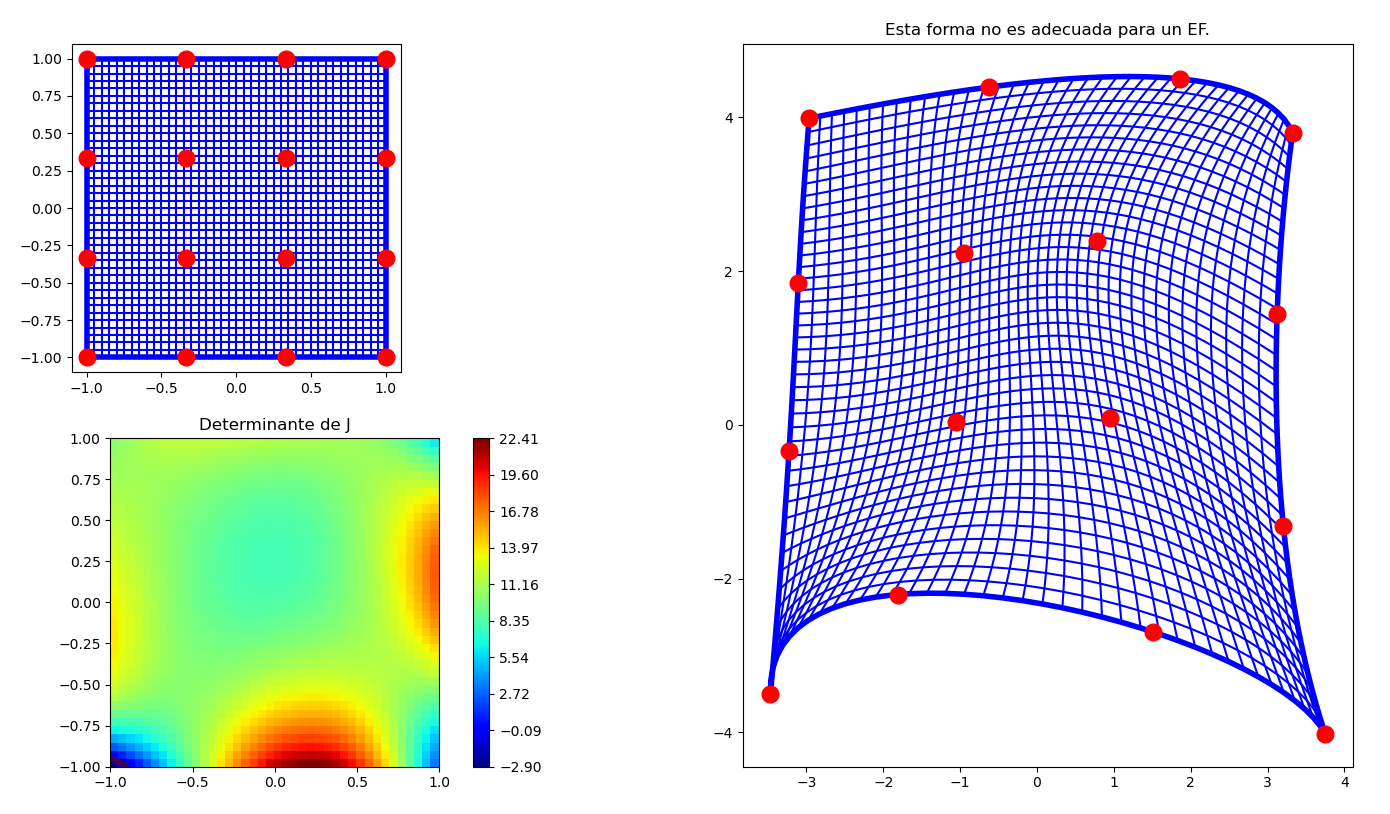

Recreate this plot in Python.
# -*- coding: utf-8 -*-

# Recuerde escribir primero en la consola %matplotlib qt5

import numpy as np
import matplotlib.pyplot as plt
import warnings

# %% Se crea un espacio para hacer clic y definir los nodos del EF
plt.figure()
plt.title('Haciendo clic con el ratón, defina los 16 nodos del EF')
plt.axis([-5, 5, -5, 5])
xnod, ynod = np.array(plt.ginput(16)).T
plt.close()

# %% Espacio normalizado
fig = plt.figure()
gs = fig.add_gridspec(ncols=2, nrows=2)

# se "discretiza" el espacio cada 0.05
xi, eta = np.mgrid[-1:1:41j, -1:1:41j]
n = len(xi)

# se grafica el EF en el espacio normalizado
ax1 = fig.add_subplot(gs[0,0])
for i in range(n):
    h1 = ax1.plot(xi[:, i], eta[:, i], 'b')
    h2 = ax1.plot(xi[i, :], eta[i, :], 'b')
    if i == 0 or i == (n-1):
        plt.setp(h1, linewidth=4)
        plt.setp(h2, linewidth=4)

# se grafican los nodos en el espacio normalizado
xinod =  [-1, -1/3, 1/3,  1,    1,   1, 1, 1/3, -1/3, -1,  -1,   -1, -1/3,  1/3, 1/3, -1/3]
etanod = [-1,   -1,  -1, -1, -1/3, 1/3, 1,   1,    1,  1, 1/3, -1/3, -1/3, -1/3, 1/3,  1/3]
ax1.plot(xinod, etanod, 'ro', markersize=12, linewidth=4)
ax1.axis([-1.1, 1.1, -1.1, 1.1])
ax1.set_aspect('equal', 'box')

# %% Funciones de forma del elemento lagrangiano plano de 16 nodos (cuadrático)
#
# Numeración local:
#        ^ eta
#        |
#        |
# 10---9---8---7
#  |   |   |   |
# 11--16--15---6
#  |   |   |   |----> xi
# 12--13--14---5
#  |   |   |   |
#  1---2---3---4

Ni1 = (1/16)*(xi - 1)*(1 - 9*xi**2)
Ni2 = (9/16)*(1 - xi**2)*(1 - 3*xi)
Ni3 = (9/16)*(1 - xi**2)*(1 + 3*xi)
Ni4 = (1/16)*(xi + 1)*(9*xi**2 - 1)

Nj1 = (1/16)*(eta - 1)*(1 - 9*eta**2)
Nj2 = (9/16)*(1 - eta**2)*(1 - 3*eta)
Nj3 = (9/16)*(1 - eta**2)*(1 + 3*eta)
Nj4 = (1/16)*(eta + 1)*(9*eta**2 - 1)

N = np.zeros((16, n, n))
N[ 9] = Ni1*Nj4;      N[ 8]=Ni2*Nj4;      N[ 7] = Ni3*Nj4;      N[6] = Ni4*Nj4
N[10] = Ni1*Nj3;      N[15]=Ni2*Nj3;      N[14] = Ni3*Nj3;      N[5] = Ni4*Nj3
N[11] = Ni1*Nj2;      N[12]=Ni2*Nj2;      N[13] = Ni3*Nj2;      N[4] = Ni4*Nj2
N[ 0] = Ni1*Nj1;      N[ 1]=Ni2*Nj1;      N[ 2] = Ni3*Nj1;      N[3] = Ni4*Nj1

x = np.sum(N*xnod[:,np.newaxis,np.newaxis], axis=0) # broadcasting en acción
y = np.sum(N*ynod[:,np.newaxis,np.newaxis], axis=0)

ax3 = fig.add_subplot(gs[:, 1])
for i in range(n):
    h1 = ax3.plot(x[:, i], y[:, i], 'b')
    h2 = ax3.plot(x[i, :], y[i, :], 'b')
    if i == 0 or i == (n-1):
        plt.setp(h1, linewidth=4)
        plt.setp(h2, linewidth=4)
ax3.plot(xnod, ynod, 'ro', markersize=12, linewidth=4)
ax3.set_aspect('equal', 'box')

# %% derivadas de las funciones de forma
dN_dxi = np.zeros((16, n, n))
dN_dxi[0] =      ((-27*xi**2 + 18*xi + 1)*(-9*eta**3 + 9*eta**2 + eta - 1))/256
dN_dxi[1] =     -(9*(-9*xi**2 + 2*xi + 3)*(-9*eta**3 + 9*eta**2 + eta - 1))/256
dN_dxi[2] =      -(9*(9*xi**2 + 2*xi - 3)*(-9*eta**3 + 9*eta**2 + eta - 1))/256
dN_dxi[3] =       ((27*xi**2 + 18*xi - 1)*(-9*eta**3 + 9*eta**2 + eta - 1))/256
dN_dxi[4] =      (9*(3*eta - 1)*(eta - 1)*(eta + 1)*(27*xi**2 + 18*xi - 1))/256
dN_dxi[5] =   (9*(27*xi**2 + 18*xi - 1)*(-3*eta**3 - eta ** 2 + 3*eta + 1))/256
dN_dxi[6] =      -((27*xi**2 + 18*xi - 1)*(-9*eta**3 - 9*eta**2 + eta + 1))/256
dN_dxi[7] =       (9*(9*xi**2 + 2*xi - 3)*(-9*eta**3 - 9*eta**2 + eta + 1))/256
dN_dxi[8] =      (9*(-9*xi**2 + 2*xi + 3)*(-9*eta**3 - 9*eta**2 + eta + 1))/256
dN_dxi[9] =     -((-27*xi**2 + 18*xi + 1)*(-9*eta**3 - 9*eta**2 + eta + 1))/256
dN_dxi[10] =     (9*(eta - 1)*(3*eta + 1)*(eta + 1)*(27*xi**2 - 18*xi - 1))/256
dN_dxi[11] =    -(9*(eta - 1)*(3*eta - 1)*(eta + 1)*(27*xi**2 - 18*xi - 1))/256
dN_dxi[12] =      (81*(eta - 1)*(3*eta - 1)*(eta + 1)*(9*xi**2 - 2*xi - 3))/256
dN_dxi[13] =   (81*(9*xi**2 + 2*xi - 3)*(-3*eta**3 + eta ** 2 + 3*eta - 1))/256
dN_dxi[14] =      (81*(3*eta + 1)*(eta - 1)*(eta + 1)*(9*xi**2 + 2*xi - 3))/256
dN_dxi[15] =     -(81*(eta - 1)*(3*eta + 1)*(eta + 1)*(9*xi**2 - 2*xi - 3))/256

dN_deta = np.zeros((16, n, n))
dN_deta[0]  =     ((-27*eta**2 + 18*eta + 1)*(-9*xi**3 + 9*xi**2 + xi - 1))/256
dN_deta[1]  =    -(9*(xi - 1)*(3*xi - 1)*(xi + 1)*(27*eta**2 - 18*eta - 1))/256
dN_deta[2]  =     (9*(xi - 1)*(3*xi + 1)*(xi + 1)*(27*eta**2 - 18*eta - 1))/256
dN_deta[3]  =    -((-27*eta**2 + 18*eta + 1)*(-9*xi**3 - 9*xi**2 + xi + 1))/256
dN_deta[4]  =     (9*(-9*eta**2 + 2*eta + 3)*(-9*xi**3 - 9*xi**2 + xi + 1))/256
dN_deta[5]  =      (9*(9*eta**2 + 2*eta - 3)*(-9*xi**3 - 9*xi**2 + xi + 1))/256
dN_deta[6]  =     -((27*eta**2 + 18*eta - 1)*(-9*xi**3 - 9*xi**2 + xi + 1))/256
dN_deta[7]  =    (9*(27*eta**2 + 18*eta - 1)*(-3*xi**3 - xi**2 + 3*xi + 1))/256
dN_deta[8]  =     (9*(3*xi - 1)*(xi - 1)*(xi + 1)*(27*eta**2 + 18*eta - 1))/256
dN_deta[9]  =      ((27*eta**2 + 18*eta - 1)*(-9*xi**3 + 9*xi**2 + xi - 1))/256
dN_deta[10] =     -(9*(9*eta**2 + 2*eta - 3)*(-9*xi**3 + 9*xi**2 + xi - 1))/256
dN_deta[11] =    -(9*(-9*eta**2 + 2*eta + 3)*(-9*xi**3 + 9*xi**2 + xi - 1))/256
dN_deta[12] =      (81*(xi - 1)*(3*xi - 1)*(xi + 1)*(9*eta**2 - 2*eta - 3))/256
dN_deta[13] =     -(81*(xi - 1)*(3*xi + 1)*(xi + 1)*(9*eta**2 - 2*eta - 3))/256
dN_deta[14] =      (81*(3*xi + 1)*(xi - 1)*(xi + 1)*(9*eta**2 + 2*eta - 3))/256
dN_deta[15] =     (81*(9*eta**2 + 2*eta - 3)*(-3*xi**3 + xi**2 + 3*xi - 1))/256

# %%Estas derivadas se calcularon con el siguiente código de MATLAB:
'''
Ni1 = (1/16)*(xi - 1)*(1 - 9*xi**2)
Ni2 = (9/16)*(1 - xi**2)*(1 - 3*xi)
Ni3 = (9/16)*(1 - xi**2)*(1 + 3*xi)
Ni4 = (1/16)*(xi + 1)*(9*xi**2 - 1)

Nj1 = (1/16)*(eta - 1)*(1 - 9*eta**2)
Nj2 = (9/16)*(1 - eta ** 2)*(1 - 3*eta)
Nj3 = (9/16)*(1 - eta ** 2)*(1 + 3*eta)
Nj4 = (1/16)*(eta + 1)*(9*eta**2 - 1)

N = 16 * [None]

N[ 9] = Ni1 * Nj4; N[ 8] = Ni2 * Nj4; N[ 7] = Ni3 * Nj4; N[6] = Ni4 * Nj4; 
N[10] = Ni1 * Nj3; N[15] = Ni2 * Nj3; N[14] = Ni3 * Nj3; N[5] = Ni4 * Nj3;
N[11] = Ni1 * Nj2; N[12] = Ni2 * Nj2; N[13] = Ni3 * Nj2; N[4] = Ni4 * Nj2;
N[ 0] = Ni1 * Nj1; N[ 1] = Ni2 * Nj1; N[ 2] = Ni3 * Nj1; N[3] = Ni4 * Nj1;

dN_dxi  = 16 * [None]
dN_deta = 16 * [None]

for i in range(16):
    dN_dxi[i] = simplify(sp.diff(N[i], xi))
    print(f'dN_dxi{i} = {char(dN_dxi[i])}')

for i in range(16):
    dN_deta[i] = simplify(sp.diff(N[i], eta))
    print(f'dN_dxi{i} = {char(dN_deta[i])}')
'''
#%% Calculo el determinante del Jacobiano
dx_dxi  = np.sum(dN_dxi *xnod[:,np.newaxis,np.newaxis], axis=0) # broadcasting en acción
dy_dxi  = np.sum(dN_dxi *ynod[:,np.newaxis,np.newaxis], axis=0) 
dx_deta = np.sum(dN_deta*xnod[:,np.newaxis,np.newaxis], axis=0) 
dy_deta = np.sum(dN_deta*ynod[:,np.newaxis,np.newaxis], axis=0) 

# J = [ dx_dxi   dy_dxi
#       dx_deta  dy_deta ]

detJ = dx_dxi*dy_deta - dx_deta*dy_dxi

# Se calcula el Jacobian ratio
if np.max(detJ) > 0:
    JR = np.max(detJ) / np.min(detJ)
else:
    JR = np.min(detJ) / np.max(detJ)

if JR > 0:
    print(f'Jacobian ratio (JR) = {JR}')
print(f'min(detJ) = {np.min(detJ)}')
print(f'max(detJ) = {np.max(detJ)}')

if np.max(detJ) < 0:
    print('El EF está numerado en sentido contrario al especificado')

if JR < 0 or JR > 40:
    print('Esta forma no es adecuada para un EF.')

# %% se grafica el jacobiano
ax2 = fig.add_subplot(gs[1,0])
h = ax2.pcolor(xi, eta, detJ, cmap='jet')
tickscb = np.linspace(detJ.min(), detJ.max(), 10)
fig.colorbar(h, ax=ax2, ticks=tickscb), 
ax2.set_title(f'Determinante de J')
if JR < 0 or JR > 40:
    ax3.set_title('Esta forma no es adecuada para un EF.')
else:
    ax3.set_title(f'Jacobian ratio = {JR:.3}')     
ax2.set_aspect('equal', 'box')
warnings.filterwarnings("ignore")
ax2.contour(xi, eta, detJ, levels= [0] , linewidths=4)
warnings.filterwarnings("default")
plt.show()
